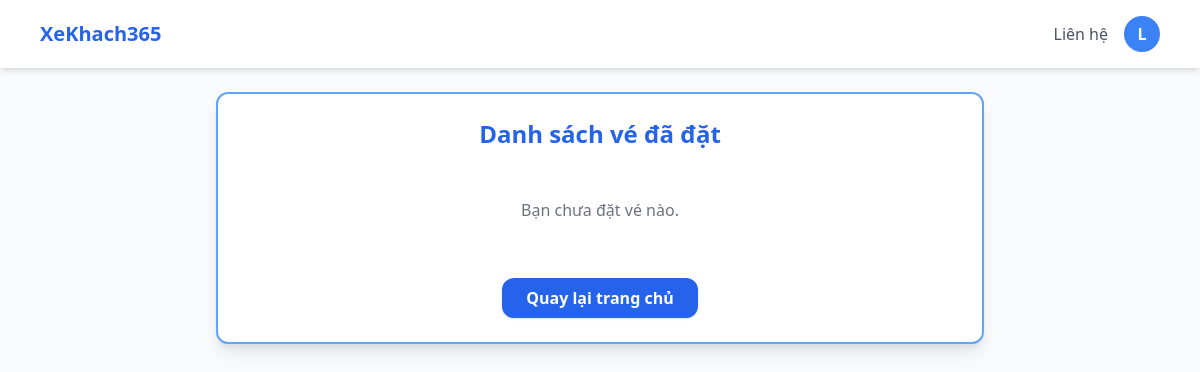
Page /qlcanhan.php (signed in) on the earlier database version.
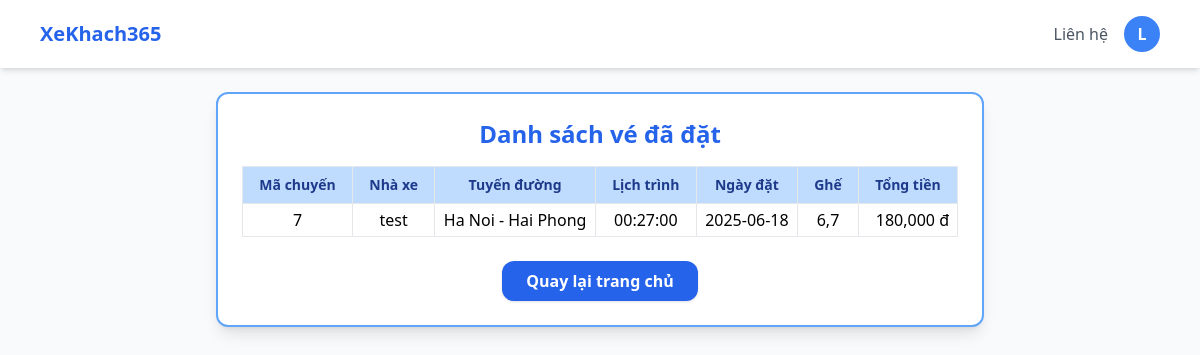
Same page on the later database version.
### tables this page shows
CREATE TABLE `ve` (
  `id_ve` int(11) NOT NULL,
  `id_cd` int(11) NOT NULL,
  `id` int(11) NOT NULL,
  `tuyenDuong` varchar(100) NOT NULL,
  `lichTrinh` time NOT NULL,
  `ngayDat` date NOT NULL,
  `ghe` varchar(100) NOT NULL,
  `tongGia` varchar(100) DEFAULT NULL
);

CREATE TABLE `chuyendi` (
  `id_cd` int(11) NOT NULL,
  `id_NX` int(11) NOT NULL,
  `diemKH` varchar(100) NOT NULL,
  `diemKT` varchar(100) NOT NULL,
  `lichTrinh` time NOT NULL,
  `gia` int(11) NOT NULL
);

CREATE TABLE `nha_xe` (
  `id_NX` int(11) NOT NULL,
  `tenNX` varchar(100) DEFAULT NULL,
  `soDT` varchar(20) DEFAULT NULL
);

### qlcanhan.php (the view, shortened to what this page needs)
<!DOCTYPE html>
<html lang="vi">
<head>
    <script src="https://cdn.tailwindcss.com"></script>
</head>
<body class="bg-gray-50 font-sans">
<nav class="bg-white shadow-md py-4">
    <div class="max-w-6xl mx-auto px-4 flex justify-between items-center">
        <h1 class="text-xl font-bold text-blue-600">
            <a href="trangchu.php">XeKhach365</a>
        </h1>
        <div class="space-x-4 hidden md:flex items-center">
            <div class="relative group">
                <a href="#" class="text-gray-600 hover:text-blue-600">Liên hệ</a>
            </div>
            <?php if (isset($_SESSION['user'])): ?>
                <div class="relative">
                    <button id="avatarBtn" onclick="toggleDropdown()" type="button" class="w-9 h-9 rounded-full bg-blue-500 flex items-center justify-center text-white font-bold focus:outline-none">
                        <span><?= strtoupper(substr($_SESSION['user'], 0, 1)); ?></span>
                    </button>
                </div>
            <?php else: ?>
                <button onclick="openModal()" class="bg-blue-600 text-white px-4 py-1 rounded-xl hover:bg-blue-700 transition">Đăng nhập</button>
            <?php endif; ?>
        </div>
    </div>
</nav>
<div class="max-w-3xl mx-auto mt-6 bg-white rounded-xl shadow-lg p-6 border-2 border-blue-400">
    <?php
    include "connect.php";
    $id = $_SESSION['id'];
    $sql = "SELECT ve.*, chuyendi.*, nha_xe.tenNX
            FROM ve
            JOIN chuyendi ON ve.id_cd = chuyendi.id_cd
            JOIN nha_xe ON chuyendi.id_NX = nha_xe.id_NX
            WHERE ve.id = '$id'
            ORDER BY ve.ngayDat DESC";
    $result = mysqli_query($conn, $sql);
    ?>
    <h1 class="text-2xl font-bold text-blue-600 mb-4 text-center">Danh sách vé đã đặt</h1>
    <?php if (mysqli_num_rows($result) == 0): ?>
        <div class="text-center text-gray-500 py-8">Bạn chưa đặt vé nào.</div>
    <?php else: ?>
        <table class="w-full table-auto border border-gray-200 text-center">
            <thead class="bg-blue-200 text-blue-900 text-sm">
                <tr>
                    <th class="px-4 py-2 border">Mã chuyến</th>
                    <th class="px-4 py-2 border">Nhà xe</th>
                    <th class="px-4 py-2 border">Tuyến đường</th>
                    <th class="px-4 py-2 border">Lịch trình</th>
                    <th class="px-4 py-2 border">Ngày đặt</th>
                    <th class="px-4 py-2 border">Ghế</th>
                    <th class="px-4 py-2 border">Tổng tiền</th>
                </tr>
            </thead>
            <tbody>
                <?php while ($row = mysqli_fetch_assoc($result)): ?>
                <tr class="hover:bg-blue-50 transition">
                    <td class="border px-2 py-1"><?= htmlspecialchars($row['id_cd']) ?></td>
                    <td class="border px-2 py-1"><?= htmlspecialchars($row['tenNX']) ?></td>
                    <td class="border px-2 py-1"><?= htmlspecialchars($row['tuyenDuong']) ?></td>
                    <td class="border px-2 py-1"><?= htmlspecialchars($row['lichTrinh']) ?></td>
                    <td class="border px-2 py-1"><?= htmlspecialchars($row['ngayDat']) ?></td>
                    <td class="border px-2 py-1"><?= htmlspecialchars($row['ghe']) ?></td>
                    <td class="border px-2 py-1 text-right"><?= number_format($row['tongGia']) ?> đ</td>
                </tr>
                <?php endwhile; ?>
            </tbody>
        </table>
    <?php endif; ?>
    <div class="mt-6 text-center">
        <a href="trangchu.php" class="inline-block bg-blue-600 text-white font-semibold px-6 py-2 rounded-xl shadow hover:bg-blue-700 transition">
            Quay lại trang chủ
        </a>
    </div>
</div>
</body>
</html>

Differences in the rows shown:
added ve: id_cd.id_cd "7", nha_xe.tenNX "test", tuyenDuong "Ha Noi - Hai Phong", id_cd.lichTrinh "00:27:00", ngayDat "2025-06-18", ghe "6,7", tongGia "180,000"
Other differences:
text no longer shown: "Bạn chưa đặt vé nào."
text now shown: "Mã chuyến Nhà xe Tuyến đường Lịch trình Ngày đặt Ghế Tổng tiền"
